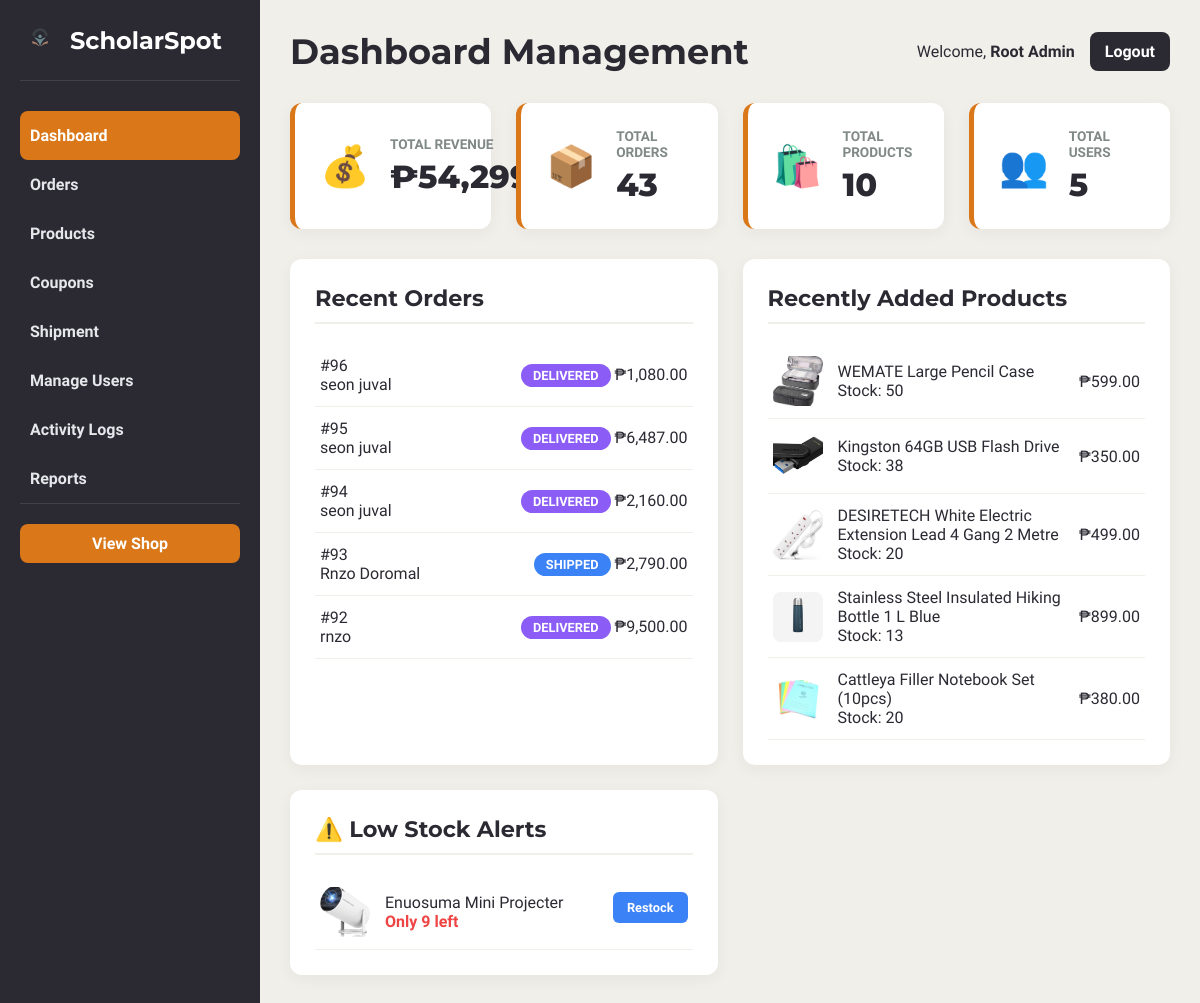
The app's page /admindashboard.php (signed in) with its own data.
### tables this page shows
CREATE TABLE `payment` (
  `Payment_ID` int(11) NOT NULL,
  `Order_ID` int(11) NOT NULL,
  `User_ID` int(11) DEFAULT NULL,
  `Customer_Name` varchar(255) DEFAULT NULL,
  `Method` varchar(255) NOT NULL,
  `Quantity` int(11) NOT NULL,
  `Price` int(11) NOT NULL,
  `Amount` int(11) NOT NULL,
  `Total_Amount` decimal(10,2) DEFAULT NULL,
  `Status` varchar(255) NOT NULL,
  `Order_Status` varchar(100) DEFAULT NULL,
  `Reference_Num` varchar(255) NOT NULL,
  `Order_Details` text DEFAULT NULL,
  `Shipping_Address` text DEFAULT NULL,
  `Order_Date` datetime DEFAULT NULL
);

CREATE TABLE `product` (
  `Product_ID` int(11) NOT NULL,
  `Category_ID` int(11) NOT NULL,
  `Name` varchar(255) NOT NULL,
  `Description` varchar(255) NOT NULL,
  `Price` int(11) NOT NULL,
  `Stock` varchar(255) NOT NULL,
  `Availability` varchar(255) NOT NULL,
  `Images` varchar(255) NOT NULL,
  `QR_Code_Path` varchar(255) DEFAULT NULL
);

### admindashboard.php (the view, shortened to what this page needs)
<?php
include 'db_connect.php';
 $userName = $_SESSION['Name'] ?? 'Admin';
 $page = $_GET['page'] ?? 'dashboard';
try {
    $pdo->exec("UPDATE coupon SET status = 2 WHERE date_exp < CURDATE() AND status != 2");
} catch (PDOException $e) {
    error_log("Error updating expired coupons: " . $e->getMessage());
}
 $stats = ['total_revenue' => 0, 'total_orders' => 0, 'total_products' => 0, 'total_users' => 0];
 $recent_orders = [];
 $recent_products = [];
 $low_stock_products = [];
if ($page === 'dashboard') {
    try {
        $stats['total_revenue'] = $pdo->query("SELECT SUM(Total_Amount) FROM payment WHERE Order_Status != 'Cancelled'")->fetchColumn();
        $stats['total_orders'] = $pdo->query("SELECT COUNT(Payment_ID) FROM payment")->fetchColumn();
        $stats['total_products'] = $pdo->query("SELECT COUNT(Product_ID) FROM product")->fetchColumn();
        $stats['total_users'] = $pdo->query("SELECT COUNT(User_ID) FROM user")->fetchColumn();
        $recent_orders = $pdo->query("SELECT Payment_ID, Customer_Name, Total_Amount, Order_Status, Order_Date FROM payment ORDER BY Order_Date DESC LIMIT 5")->fetchAll(PDO::FETCH_ASSOC);
        $recent_products = $pdo->query("SELECT Product_ID, Name, Price, Stock, Images FROM product ORDER BY Product_ID DESC LIMIT 5")->fetchAll(PDO::FETCH_ASSOC);
        $low_stock_products = $pdo->query("SELECT Product_ID, Name, Stock, Images FROM product WHERE Stock <= 10 ORDER BY Stock ASC LIMIT 5")->fetchAll(PDO::FETCH_ASSOC);
    } catch (PDOException $e) {
        $error_message = "DB Error: " . $e->getMessage();
    }
}
?>
<!DOCTYPE html>
<html lang="en">
<head>
    <link rel="stylesheet" href="https://unpkg.com/leaflet@1.9.4/dist/leaflet.css" />
    <link rel="stylesheet" href="https://unpkg.com/leaflet-routing-machine/dist/leaflet-routing-machine.css" />
</head>
<body>
    <aside class="sidebar">
        <div>
            <div class="sidebar-header"><img src="images/logonew.png" alt="Logo">
                <h2>ScholarSpot</h2>
            </div>
            <ul class="sidebar-nav">
                <li><a href="admindashboard.php?page=dashboard" class="<?= $page === 'dashboard' ? 'active' : '' ?>"><span>Dashboard</span></a></li>
                <li><a href="admindashboard.php?page=orders" class="<?= $page === 'orders' ? 'active' : '' ?>"> <span>Orders</span></a></li>
                <li><a href="admindashboard.php?page=products" class="<?= $page === 'products' ? 'active' : '' ?>"><span>Products</span></a></li>
                <li><a href="admindashboard.php?page=coupons" class="<?= $page === 'coupons' ? 'active' : '' ?>"><span>Coupons</span></a></li>
                <li><a href="admindashboard.php?page=shipment" class="<?= $page === 'shipment' ? 'active' : '' ?>"><span>Shipment</span></a></li>
                <li><a href="admindashboard.php?page=users" class="<?= $page === 'users' ? 'active' : '' ?>"><span>Manage Users</span></a></li>
                <li><a href="admindashboard.php?page=activity_logs" class="<?= $page === 'activity_logs' ? 'active' : '' ?>"><span>Activity Logs</span></a></li>
                <li><a href="admindashboard.php?page=reports" class="<?= $page === 'reports' ? 'active' : '' ?>"><span>Reports</span></a></li>
            </ul>
        </div>
        <div class="sidebar-footer"><a href="dashboard.php" class="logout-btn" style="background: var(--color-primary); display: block; text-align: center;"> View Shop</a></div>
    </aside>
    <main class="main-content">
        <header class="main-header">
            <h1 data-date="<?= date('F j, Y') ?>"><?= ucfirst(str_replace('_', ' ', $page)) ?> Management</h1>
            <div class="user-info"><span>Welcome, <strong><?= htmlspecialchars($userName) ?></strong></span><a href="logout.php" class="logout-btn">Logout</a></div>
        </header>
        <?php if ($page === 'dashboard'): ?>
            <section class="stats-grid">
                <div class="stat-card">
                    <div class="stat-icon">💰</div>
                    <div class="stat-info">
                        <div class="title">Total Revenue</div>
                        <div class="value">₱<?= number_format($stats['total_revenue'], 2) ?></div>
                    </div>
                </div>
                <div class="stat-card">
                    <div class="stat-icon">📦</div>
                    <div class="stat-info">
                        <div class="title">Total Orders</div>
                        <div class="value"><?= $stats['total_orders'] ?></div>
                    </div>
                </div>
                <div class="stat-card">
                    <div class="stat-icon">🛍️</div>
                    <div class="stat-info">
                        <div class="title">Total Products</div>
                        <div class="value"><?= $stats['total_products'] ?></div>
                    </div>
                </div>
                <div class="stat-card">
                    <div class="stat-icon">👥</div>
                    <div class="stat-info">
                        <div class="title">Total Users</div>
                        <div class="value"><?= $stats['total_users'] ?></div>
                    </div>
                </div>
            </section>
            <section class="dashboard-grid">
                <div class="content-card">
                    <h3>Recent Orders</h3>
                    <ul class="data-list"><?php if (!empty($recent_orders)): foreach ($recent_orders as $order):
                                                     $status_class = strtolower(str_replace(' ', '-', $order['Order_Status'] ?? 'unknown')); ?>
                                <li>
                                    <div class="order-item">
                                        <div class="id">#<?= htmlspecialchars($order['Payment_ID']) ?></div>
                                        <div class="customer"><?= htmlspecialchars($order['Customer_Name']) ?></div>
                                    </div>
                                    <div class="item-value"><span class="status-tag status-<?= $status_class ?>"><?= htmlspecialchars($order['Order_Status']) ?></span> ₱<?= number_format($order['Total_Amount'], 2) ?></div>
                                </li><?php endforeach;
                                                else: ?><li>No recent orders found.</li><?php endif; ?>
                    </ul>
                </div>
                <div class="content-card">
                    <h3>Recently Added Products</h3>
                    <ul class="data-list"><?php if (!empty($recent_products)): foreach ($recent_products as $product): ?>
                                <li>
                                    <div class="product-item"><img src="<?= htmlspecialchars($product['Images']) ?>" onerror="this.src='https://via.placeholder.com/50x50'">
                                        <div>
                                            <div class="name"><?= htmlspecialchars($product['Name']) ?></div>
                                            <div class="stock">Stock: <?= htmlspecialchars($product['Stock']) ?></div>
                                        </div>
                                    </div>
                                    <div class="item-value">₱<?= number_format($product['Price'], 2) ?></div>
                                </li><?php endforeach;
                                                else: ?><li>No recent products found.</li><?php endif; ?>
                    </ul>
                </div>
                <div class="content-card">
                    <h3>⚠️ Low Stock Alerts</h3>
                    <ul class="data-list">
                        <?php if (!empty($low_stock_products)): foreach ($low_stock_products as $prod): ?>
                                <li>
                                    <div class="product-item">
                                        <img src="<?= htmlspecialchars($prod['Images']) ?>" onerror="this.src='https://via.placeholder.com/50x50'">
                                        <div>
                                            <div class="name"><?= htmlspecialchars($prod['Name']) ?></div>
                                            <div class="stock" style="color: #ef4444; font-weight:bold;">Only <?= $prod['Stock'] ?> left</div>
                                        </div>
                                    </div>
                                    <div class="item-value"><a href="?page=products" class="btn btn-view" style="text-decoration:none; font-size:0.8rem;">Restock</a></div>
                                </li>
                            <?php endforeach;
                        else: ?><li><span style="color:#10b981;">All stock levels are healthy.</span></li><?php endif; ?>
                    </ul>
                </div>
            </section>
        <?php endif; ?>
    </main>
</body>
</html>

### admindashboard.php (style rules this page uses)
:root { --color-primary: #d97719; --color-accent: #b45309; --color-bg: #f1efea; --color-dark: #2b2a33; --color-white: #ffffff; --color-muted: #808986; --shadow-light: rgba(35, 32, 42, 0.05); --shadow-dark: rgba(35, 32, 42, 0.15); --status-pending: #f59e0b; --status-confirmed: #10b981; --status-cancelled: #ef4444; --status-shipped: #3b82f6; --status-delivered: #8b5cf6; --status-disabled: #6b7280; }
* { margin: 0; padding: 0; box-sizing: border-box; }
body { font-family: 'Hind Guntur', sans-serif; background-color: var(--color-bg); color: var(--color-dark); display: flex; min-height: 100vh; }
.sidebar { width: 260px; background-color: var(--color-dark); color: var(--color-white); display: flex; flex-direction: column; padding: 20px; flex-shrink: 0; }
.sidebar-header { display: flex; align-items: center; gap: 10px; padding-bottom: 20px; border-bottom: 1px solid rgba(255, 255, 255, 0.1); }
.sidebar-header img { width: 40px; }
.sidebar-header h2 { font-family: 'Montserrat', sans-serif; font-size: 1.5rem; }
.sidebar-nav { list-style: none; margin-top: 30px; flex-grow: 1; }
.sidebar-nav li a { display: flex; align-items: center; gap: 12px; padding: 15px 10px; border-radius: 8px; text-decoration: none; color: #e5e7eb; font-weight: 600; transition: all 0.3s; }
.sidebar-nav li a:hover, .sidebar-nav li a.active { background-color: var(--color-primary); color: var(--color-white); }
.sidebar-footer { padding-top: 20px; border-top: 1px solid rgba(255, 255, 255, 0.1); }
.main-content { flex-grow: 1; padding: 30px; overflow-y: auto; }
.main-header { display: flex; justify-content: space-between; align-items: center; margin-bottom: 30px; }
.main-header h1 { font-family: 'Montserrat', sans-serif; font-size: 2.2rem; }
.user-info { display: flex; align-items: center; gap: 15px; }
.logout-btn { background: var(--color-dark); color: white; padding: 10px 15px; border-radius: 8px; text-decoration: none; font-weight: 600; transition: all 0.3s; }
.stats-grid { display: grid; grid-template-columns: repeat(auto-fit, minmax(200px, 1fr)); gap: 25px; margin-bottom: 30px; }
.stat-card { background: var(--color-white); padding: 25px; border-radius: 12px; box-shadow: 0 4px 15px var(--shadow-light); display: flex; align-items: center; gap: 20px; border-left: 5px solid var(--color-primary); }
.stat-icon { font-size: 2.5rem; color: var(--color-primary); }
.stat-info .title { color: var(--color-muted); font-size: 0.85rem; text-transform: uppercase; margin-bottom: 5px; font-weight: 600; }
.stat-info .value { font-family: 'Montserrat', sans-serif; font-weight: 800; font-size: 2rem; color: var(--color-dark); }
.dashboard-grid { display: grid; grid-template-columns: 1fr 1fr; gap: 25px; }
.content-card { background: var(--color-white); padding: 25px; border-radius: 12px; box-shadow: 0 4px 15px var(--shadow-light); }
.content-card h3 { font-family: 'Montserrat', sans-serif; font-weight: 700; font-size: 1.4rem; margin-bottom: 20px; padding-bottom: 10px; border-bottom: 2px solid var(--color-bg); }
.data-list li { display: flex; align-items: center; justify-content: space-between; padding: 12px 5px; border-bottom: 1px solid var(--color-bg); }
.product-item { display: flex; align-items: center; gap: 15px; }
.product-item img { width: 50px; height: 50px; border-radius: 8px; object-fit: cover; }
.btn { padding: 8px 14px; border-radius: 6px; border: none; cursor: pointer; font-weight: 600; font-size: 0.90rem; color: white !important; display: inline-block; text-decoration: none; margin-bottom: 10px; }
.btn-view { background-color: #3b82f6; }
.status-tag { display: inline-block; padding: 4px 12px; border-radius: 20px; font-size: 0.8rem; font-weight: 600; text-transform: uppercase; }
.status-shipped { background: var(--status-shipped); color: white; }
.status-delivered { background: var(--status-delivered); color: white; }

### records on screen
payment: Payment_ID "96", Customer_Name "seon juval", Order_Status "DELIVERED", Total_Amount "1,080.00"
payment: Payment_ID "95", Customer_Name "seon juval", Order_Status "DELIVERED", Total_Amount "6,487.00"
payment: Payment_ID "94", Customer_Name "seon juval", Order_Status "DELIVERED", Total_Amount "2,160.00"
payment: Payment_ID "93", Customer_Name "Rnzo Doromal", Order_Status "SHIPPED", Total_Amount "2,790.00"
payment: Payment_ID "92", Customer_Name "rnzo", Order_Status "DELIVERED", Total_Amount "9,500.00"
product: Images (picture), Name "WEMATE Large Pencil Case", Stock "50", Price "599.00"
product: Images (picture), Name "Kingston 64GB USB Flash Drive", Stock "38", Price "350.00"
product: Images (picture), Name "DESIRETECH White Electric Extension Lead 4 Gang 2 Metre", Stock "20", Price "499.00"
product: Images (picture), Name "Stainless Steel Insulated Hiking Bottle 1 L Blue", Stock "13", Price "899.00"
product: Images (picture), Name "Cattleya Filler Notebook Set (10pcs)", Stock "20", Price "380.00"
product: Images (picture), Name "Enuosuma Mini Projecter", Stock "9"

### other values on screen
str_replace('_', ' ', $page) "Dashboard"
$userName "Root Admin"
$stats['total_revenue'] "54,299.00"
$stats['total_orders'] "43"
$stats['total_products'] "10"
$stats['total_users'] "5"
